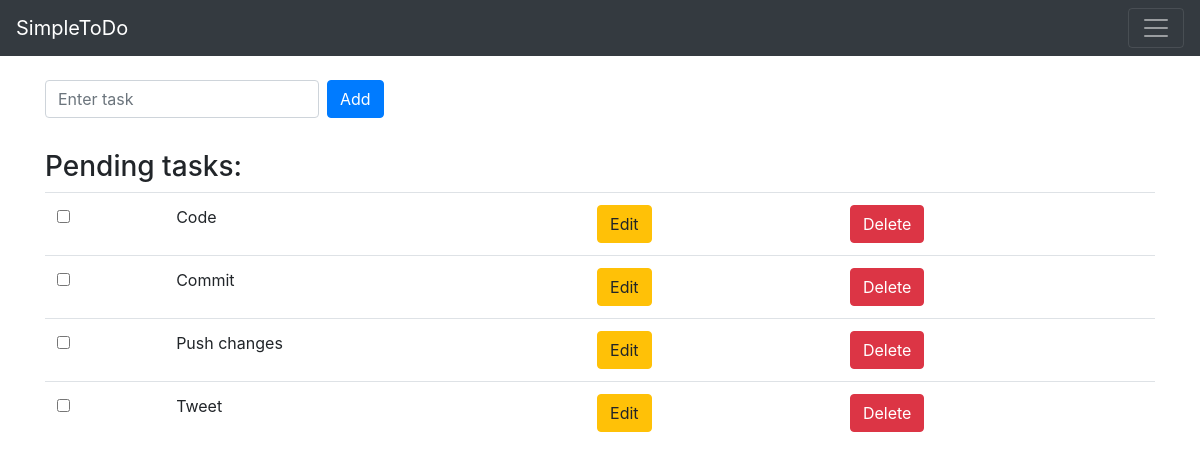
Before: / with the older database file.
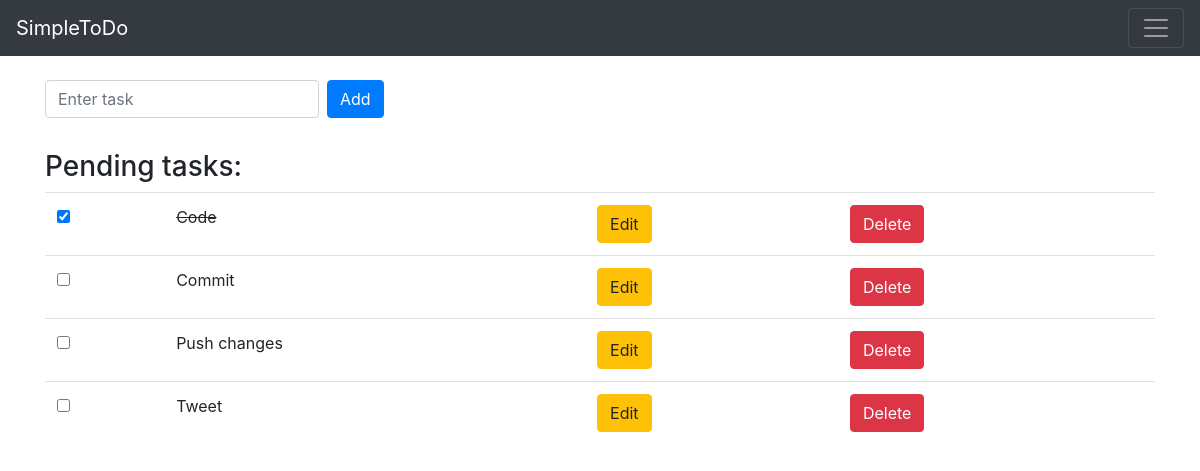
After: the same page with the newer database file.
### SimpleTodo/models.py (models this page shows, shortened)
class Tasks(models.Model):
    task_title = models.CharField(max_length=100)
    date_created = models.DateTimeField(auto_now_add=True)
    task_status = models.BooleanField(default=False)

### SimpleTodo/views.py (the view)
# urls.py: path('', views.index, name='index'),
def index(request):
    tasks = Tasks.objects.all()
    context = {
        'tasks': tasks
    }
    return render(request, './SimpleTodo/task_listing.html', context)

### SimpleTodo/templates/SimpleTodo/task_listing.html (shortened to what this page needs)
{% extends "./base.html" %}
{% block content %}
<div class="row">
    <div class="col mt-4">
        <form class="form-inline" action="{% url 'SimpleTodo:add_task' %}" method="POST">
            <input type="text" class="form-control mb-2 mr-sm-2" name="newTask" id="newTask" placeholder="Enter task">
            <button type="submit" class="btn btn-primary mb-2">Add</button>
        </form>
    </div>
</div>
<div class="row mt-4">
    <div class="col">
        {% if tasks %}
        <h3>Pending tasks: </h3>
        <table class="table" border="0">
            <tbody>
            {% for eachTask in tasks %}
            <tr>
                <th scope="row">
                    <form action="{% url 'SimpleTodo:update_task_status' eachTask.id %}" method="get">
                        <input type="checkbox" name="task_status" onclick="this.form.submit()" {% if eachTask.task_status %} checked {% endif %}>
                    </form>
                </th>
                {% if eachTask.task_status %}
                <td id="{{eachTask.id}}"><del>{{ eachTask.task_title }}</del></td>
                {% else %}
                <td>{{ eachTask.task_title }}</td>
                {% endif %}
                <td><a class="btn btn-warning" href="{% url 'SimpleTodo:edit_task' eachTask.id %}">Edit</a></td>
                <td><a class="btn btn-danger" href="{% url 'SimpleTodo:delete_task' eachTask.id %}" onclick="return confirm('Confirm Delete ?');">Delete</a></td>
            </tr>
            {% endfor %}
            </tbody>
    </table>
        {% else %}
        <h3>You have no pending tasks</h3>
        {% endif %}
    </div>
</div>
{% endblock content %}

### SimpleTodo/templates/SimpleTodo/base.html (shortened to what this page needs)
<!DOCTYPE html>
<html lang="en">
<head>
    <link rel="stylesheet" href="https://stackpath.bootstrapcdn.com/bootstrap/4.5.0/css/bootstrap.min.css">
</head>
<body>
    <nav class="navbar navbar-dark bg-dark">
        <a class="navbar-brand" href="#">SimpleToDo</a>
        <button class="navbar-toggler" type="button" data-toggle="collapse" data-target="#navbarTogglerDemo02" aria-controls="navbarTogglerDemo02" aria-expanded="false" aria-label="Toggle navigation">
        <span class="navbar-toggler-icon"></span>
        </button>
    </nav>
    <main class="container">
        {% block content %}
        {% endblock content %}
    </main>
</body>
</html>

Changed rows visible on the page:
changed Tasks "Code": task_status "☐" → "☑"
